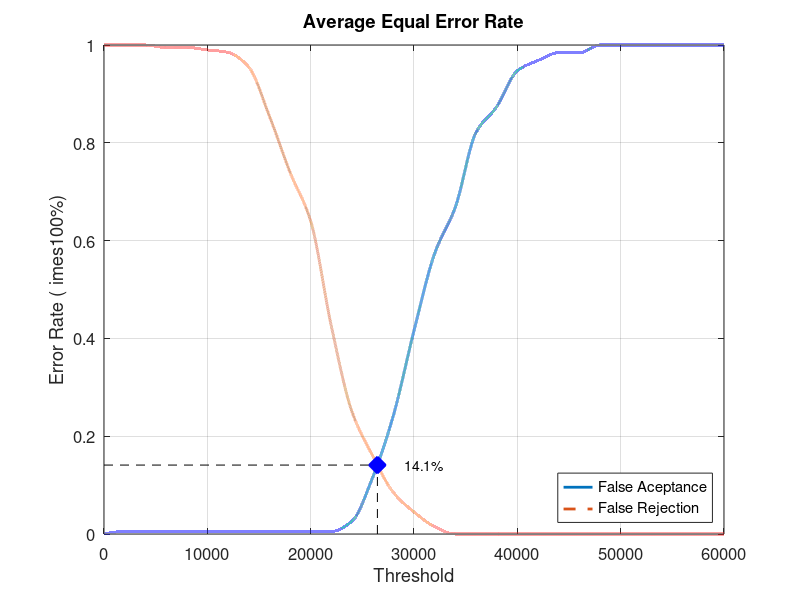
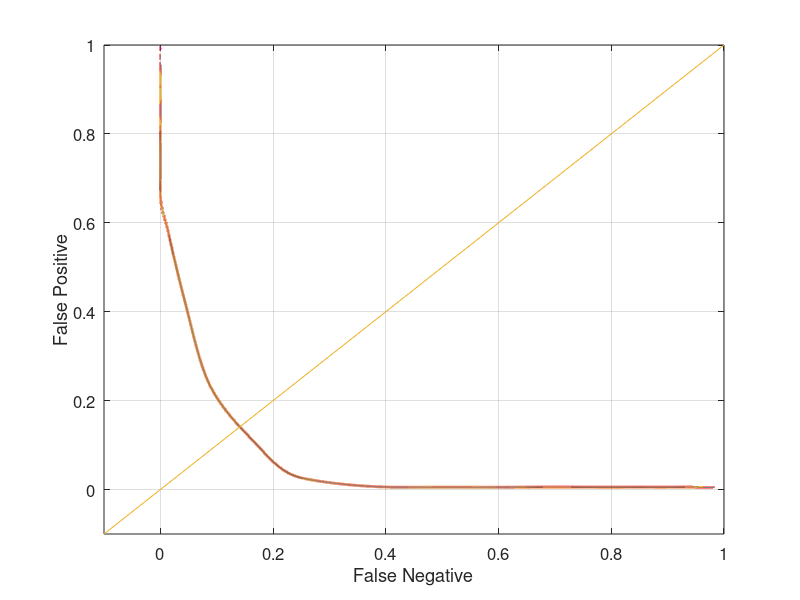

Source code (MATLAB) for these figures, in order:
close all;
clear;
clc;
x = 0:2000:60000;
xq = 0:0.5:60000;

y0 = [0 0.00526316 0.00526316 0.00526316 0.00526316 0.00526316 0.00526316 0.00526316 0.00526316 0.00526316 0.00526316 0.00526316 0.0263158 0.115789 0.242105 0.415789 0.573684 0.668421 0.821053 0.873684 0.947368 0.968421 0.984211 0.984211 1 1 1 1 1 1 1]
yy0 = interp1(x, y0, xq, 'pchip');
y1 = [1 1 1 0.995 0.995 0.99 0.985 0.955 0.855 0.74 0.64 0.425 0.25 0.16 0.085 0.045 0.015 0 0 0 0 0 0 0 0 0 0 0 0 0 0]
yy1 = interp1(x, y1, xq, 'pchip');

% Calculating EER: 
y2 = abs(y0 - y1);
find(y2 == min(y2))
yy2 = abs(yy0 - yy1);
xEER = find(yy2 == min(yy2));
xEERIndex = xq(xEER) % X-axis EER
yEER = yy0(xEER) % Y-axis EER

main = figure
plot(xq, yy0,'-','LineWidth', 2);	hold on
plot(xq, yy1,'--','LineWidth', 2);	hold on
plot([xEERIndex xEERIndex], [0 yEER], 'k--');	hold on
plot([0 xEERIndex], [yEER yEER], 'k--');	hold on
plot(xEERIndex, yEER, 'bx', 'LineWidth', 10);	hold on
text(xEERIndex + 10 * xEERIndex / 100, yEER, [num2str(round((10000 * yEER)) / 100) '%'])
legend('False Aceptance', 'False Rejection', 'Location', 'SouthEast')
xlabel('Threshold')
ylabel('Error Rate (	imes100%)')
title('Average Equal Error Rate')
set(gca, 'FontSize', 12)
axis([0 60000 0 1])
grid on

print(main, 'Database1_1Main', '-dpng');
FNRxFPR = figure('Color', [1 1 1]);
plot(yy1, yy0, '-', yy1, yy0, 'LineWidth', 2);
hold on
y = -0.1:0.1:1
plot(y, y); 
set(gca, 'FontSize', 12)
xlabel('False Negative')
ylabel('False Positive')
axis([-0.1 1 -0.1 1])
set(gca, 'FontSize', 12)
grid on

print(FNRxFPR, 'Database1_1FNRxFPR','-dpng');
